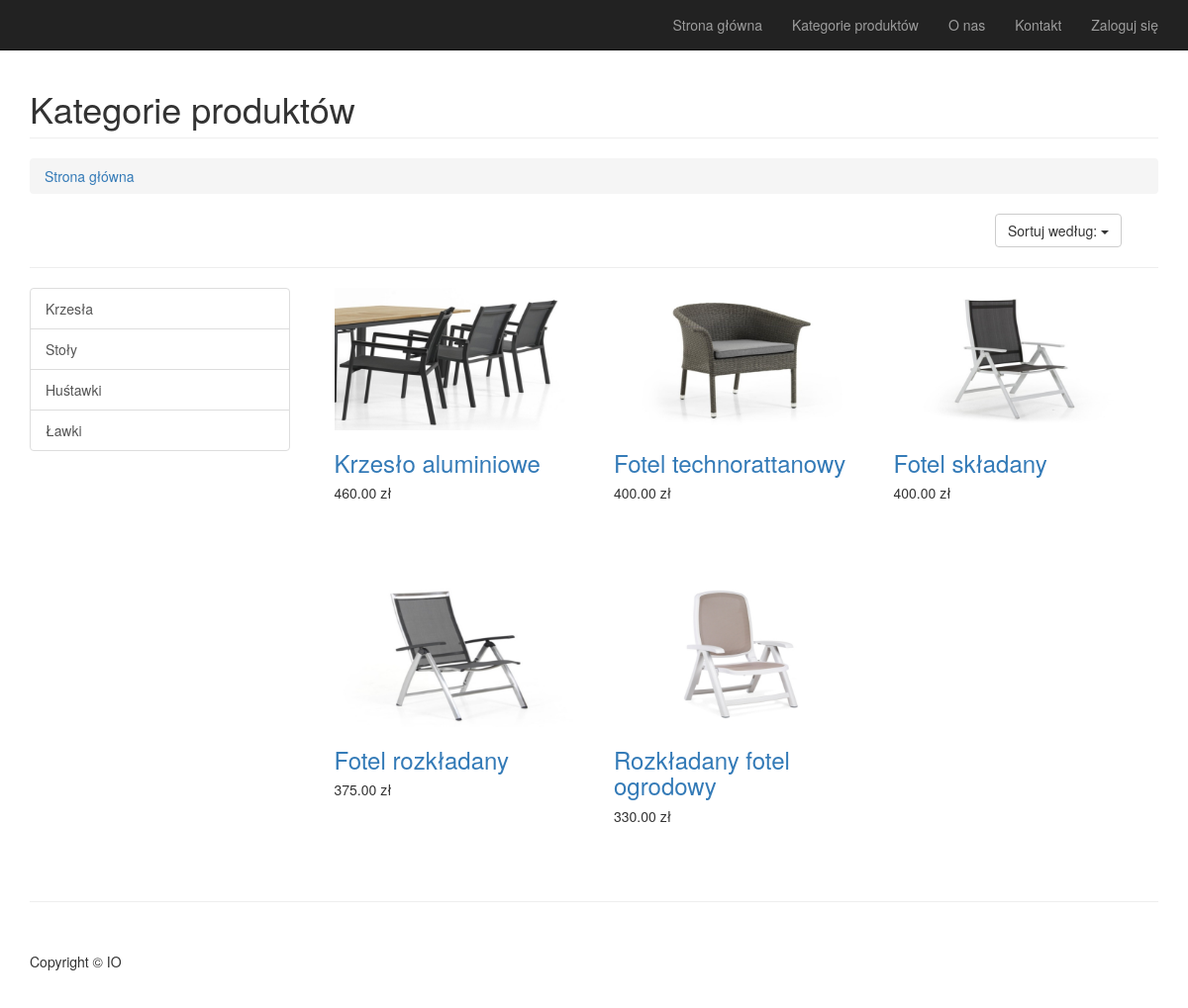
Screenshot of /index.php?action=category&val=1 with the database file from the repository.
### tables this page shows
CREATE TABLE `kategoria` (
  `id_kategorii` int(11) NOT NULL,
  `nazwa_kategorii` text NOT NULL
);

CREATE TABLE `produkt` (
  `id_produktu` int(11) NOT NULL,
  `id_kategorii` int(11) NOT NULL,
  `nazwa_produktu` text NOT NULL,
  `cena_jednostkowa` decimal(9,2) NOT NULL,
  `opis_produktu` text NOT NULL,
  `image` varchar(255) NOT NULL
);

### class/View.class.php (called while the page is built, shortened)
<?php
class View {
	private $output = '';
	function __construct($templateFileName, $variables = array(), $params = array()) {
		$this->result = $variables;
        $filename = INDEX_DIR."/view/$templateFileName.tpl.php";
        include($filename);
        $this->output = ob_get_contents();
	}
	public function __toString() {
		return $this->output;
	}
}

### class/Controller.class.php (called while the page is built, shortened)
<?php
class Controller
{
	protected $db;
	protected $result = array();
	public function __construct(PageView $page, DB $db = null)
	{
		$this->db = $db;
	}
	public function category()
	{
		$id = htmlspecialchars($_GET['val']);
		if (isset($id)) {
			$product = new Product($this->db);
			$this->result[0] = $product->getProductByCategory($id);
			$this->result[1] = $product->getCategories();
			$view = new View('Category', $this->result);
		} else {
			$view = new View('Category');
		}
	}
}

### class/DB.class.php (called while the page is built, shortened)
<?php
class DB {
	private $pdo;
	public function __construct($dbtype, $dbhost, $dbname, $dbuser, $dbpass) {
		$dsn = "$dbtype:host=$dbhost;dbname=$dbname";
		$this->pdo = new PDO($dsn, $dbuser, $dbpass);
		$this->pdo->exec("SET NAMES 'utf8';");
	}
	public function query($query, $parameters = array()) {
		$statement = $this->pdo->prepare($query);
        if (false !== $statement->execute()) {
			return $statement;
        } else {
        	throw new ErrorException(print_r($statement->errorInfo(), true));
        }
	}
}

### class/Product.class.php (called while the page is built, shortened)
<?php
class Product {
    protected $db;
    function __construct(DB $db  = null)
    {
        $this->db = $db;
    }
    public function getProductByCategory($id)
    {
       $w = '';
          $query = $this->db->query('select * from produkt where id_kategorii = "'.$id.'" '.$w.' ');
          $this->result = $query;
        return $this->result;
    }
    public function getCategories()
    {
        $query = $this->db->query('select * from kategoria');
        $this->result = $query;
        return $this->result;
    }
}

### class/PageView.class.php (called while the page is built, shortened)
<?php
class PageView {
	private $template;
	private $views = array();
	public function __construct($templateFileName) {
		$this->template = $templateFileName;
	}
	public function addView(View $view) {
		$this->views[] = $view;
	}
	public function __toString() {
		$views = $this->views;
		$filename = INDEX_DIR."/view/". $this->template . ".tpl.php";
        include($filename);
        $output = ob_get_contents();
        return $output;
	}
}

### view/Category.tpl.php (the view, shortened to what this page needs)
<div class="row">
    <div class="col-lg-12">
        <h1 class="page-header">Kategorie produktów
        </h1>
        <ol class="breadcrumb">
            <li><a href="index.php">Strona główna</a>
            </li>
        </ol>
    </div>
</div>
 <div class="row">
    <div class="col-md-10">
    </div>
    <div class="col-md-2">
    <button data-toggle="dropdown" class="btn btn-default dropdown-toggle">
    Sortuj według: <span class="caret"></span>
    </button>
    </div>
</div>
<div class="row">
    <div class="col-lg-12">
     <hr>
    </div>
</div>
<div class="row">
    <div class="col-md-3">
        <div class="list-group">
    <?php
    foreach ($this->result[1] as $row)
    {
    ?>
            <a href="index.php?action=category&val=<?=$row['id_kategorii'];?>" class="list-group-item"><?=$row['nazwa_kategorii'];?></a>
    <?php } ?>
        </div>
    </div>
    <div class="col-md-9">
    <?php
    foreach ($this->result[0] as $row)
    {
    ?>
        <div class="col-sm-4 col-xs-6" style="height:300px">
            <img class="img-responsive img-hover" src="<?=$row['image'];?>"/>
        <h3>
            <a href="index.php?action=show&id=<?=$row['id_produktu'];?>"><?=$row['nazwa_produktu'];?></a>
        </h3>
        <h5><?=$row['cena_jednostkowa'];?> zł</h5>
    </div>
    <?php } ?>
    </div>
</div>
<hr>

### view/Page.tpl.php (shortened to what this page needs)
<!DOCTYPE html>
<html lang="pl">
<head>
    <link href="css/bootstrap.min.css" rel="stylesheet">
    <link href="css/modern-business.css" rel="stylesheet">
    <link href="font-awesome-4.1.0/css/font-awesome.min.css" rel="stylesheet" type="text/css">
</head>
<body>
<nav class="navbar navbar-inverse navbar-fixed-top" role="navigation">
    <div class="container">
        <div class="collapse navbar-collapse" id="bs-example-navbar-collapse-1">
            <ul class="nav navbar-nav navbar-right">
                <li>
                    <a href="index.php">Strona główna</a>
                </li>
                <li>
                    <a href="index.php?action=category&val=1">Kategorie produktów</a>
                </li>
                <li>
                    <a href="index.php?action=oNas">O nas</a>
                </li>
                <li>
                    <a href="index.php?action=kontakt">Kontakt</a>
                </li>
                <li>
                    <?php if ($_SESSION['login'] == 'yes') { ?>
                        <?php if (!isset($_SESSION['pracownik']) || !$_SESSION['pracownik']) { ?>
                            <a href="index.php?action=userpanel">Witaj: <?= $_SESSION['user']; ?></a>
                        <?php } else { ?>
                            <a href="#">Witaj: <?= $_SESSION['user']; ?></a>
                        <?php } ?>
                    <?php } else { ?>
                        <a href="index.php?action=login">Zaloguj się</a>
                    <?php } ?>
                </li>
            </ul>
        </div>
    </div>
</nav>
<div class="container">
    <?php
    foreach ($views as $view) echo $view;
    ?>
    <footer>
        <div class="row">
            <div class="col-lg-12">
                <p>Copyright &copy; IO</p>
            </div>
        </div>
    </footer>
</div>
</body>
</html>

### css/modern-business.css (style rules this page uses)
html, body { height: 100%; }
body { padding-top: 50px; }
footer { margin: 50px 0; }

### rows the page displays
kategoria: nazwa_kategorii "Krzesła"
kategoria: nazwa_kategorii "Stoły"
kategoria: nazwa_kategorii "Huśtawki"
kategoria: nazwa_kategorii "Ławki"
produkt: image (picture), nazwa_produktu "Krzesło aluminiowe", cena_jednostkowa "460.00"
produkt: image (picture), nazwa_produktu "Fotel technorattanowy", cena_jednostkowa "400.00"
produkt: image (picture), nazwa_produktu "Fotel składany", cena_jednostkowa "400.00"
produkt: image (picture), nazwa_produktu "Fotel rozkładany", cena_jednostkowa "375.00"
produkt: image (picture), nazwa_produktu "Rozkładany fotel ogrodowy", cena_jednostkowa "330.00"
